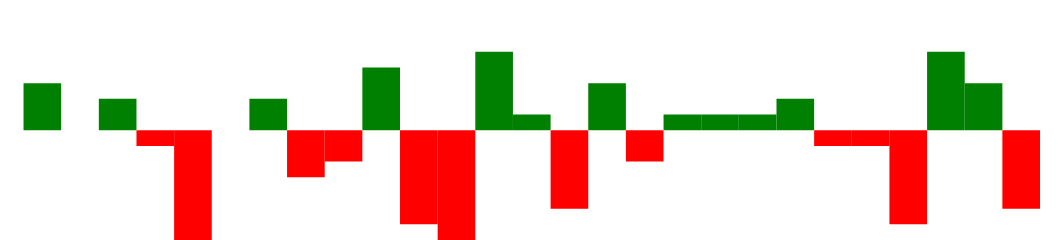

Write the Vega-Lite specification saved for this chart.
### Vega specification from a JSON file in a GitHub repository (floating-point values rounded to 4 significant figures)
{"$schema": "https://vega.github.io/schema/vega/v5.json", "width": 225, "height": 40, "padding": 0, "data": [{"name": "table", "values": [{"game": "g1", "diff": 3}, {"game": "g2", "diff": 0}, {"game": "g3", "diff": 2}, {"game": "g4", "diff": -1}, {"game": "g5", "diff": -7}, {"game": "g6", "diff": 0}, {"game": "g7", "diff": 2}, {"game": "g8", "diff": -3}, {"game": "g9", "diff": -2}, {"game": "g10", "diff": 4}, {"game": "g11", "diff": -6}, {"game": "g12", "diff": -7}, {"game": "g13", "diff": 5}, {"game": "g14", "diff": 1}, {"game": "g15", "diff": -5}, {"game": "g16", "diff": 3}, {"game": "g17", "diff": -2}, {"game": "g18", "diff": 1}, {"game": "g19", "diff": 1}, {"game": "g20", "diff": 1}, {"game": "g21", "diff": 2}, {"game": "g22", "diff": -1}, {"game": "g23", "diff": -1}, {"game": "g24", "diff": -6}, {"game": "g25", "diff": 5}, {"game": "g26", "diff": 3}, {"game": "g27", "diff": -5}]}], "signals": [{"name": "tooltip", "value": {}, "on": [{"events": "rect:mouseover", "update": "datum"}, {"events": "rect:mouseout", "update": "{}"}]}], "scales": [{"name": "xscale", "type": "band", "domain": {"data": "table", "field": "game"}, "range": "width", "padding": 0.05, "round": true}, {"name": "yscale", "domain": {"data": "table", "field": "diff"}, "nice": true, "range": "height"}], "axes": [{"orient": "bottom", "scale": "xscale", "labels": false, "ticks": false}, {"orient": "right", "scale": "yscale", "labels": false, "ticks": false}], "marks": [{"type": "rect", "from": {"data": "table"}, "encode": {"enter": {"x": {"scale": "xscale", "field": "game"}, "width": {"scale": "xscale", "band": 1}, "y": {"scale": "yscale", "field": "diff"}, "y2": {"scale": "yscale", "value": 0}, "fill": [{"test": "datum.diff > 0", "value": "green"}, {"value": "red"}]}, "update": {"fill": [{"test": "datum.diff > 0", "value": "green"}, {"value": "red"}]}, "hover": {"fill": {"value": "black"}}}}, {"type": "text", "encode": {"enter": {"align": {"value": "center"}, "baseline": {"value": "bottom"}, "fill": {"value": "#333"}}, "update": {"x": {"scale": "xscale", "signal": "tooltip.game", "band": 0.5}, "y": {"scale": "yscale", "signal": "tooltip.diff", "offset": 0.05}, "text": {"signal": "tooltip.diff"}, "fillOpacity": [{"test": "datum === tooltip", "value": 0}, {"value": 1}]}}}], "config": {}}
